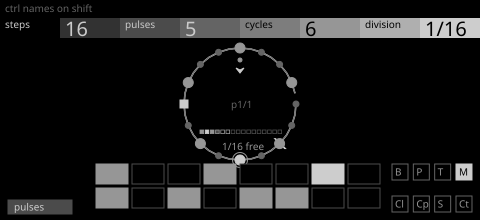
#> input picture screens/loom/maps/m1.png, 480 x 220 px
$ python pages.py
#> lines starting #> are read from the running program, lines starting #| are printed output that depends on the picture
#!/usr/bin/env python3
"""Loom's four pages, mapped from Brian's spec (the four-page screen spec, Nov 2 2026).

Each page is drawn at its resting pose, 480 × 220, at the positions and sizes the spec gives, with plausible state
so every element shows. This is a layout map, not finished artwork: it checks that the parts fit, counts outlines,
nodes and text slots per page against the spec's own limits, and shows where the spec contradicts itself.

Grey only (Brian, Nov 2): no hue anywhere. Every role the spec gave a colour is carried by a shape or a word instead;
map.md has the table.

    python3 pages.py            → maps/m1..m4.svg/.png (1:1), maps/m1..m4-map.png (2×, numbered), maps/pages.png
"""
from __future__ import annotations

import math
import subprocess
from pathlib import Path

from PIL import Image, ImageDraw

HERE = Path(__file__).resolve().parent
OUT = HERE / "maps"
FONT = 'font-family="UniversNextPro-Light"'


def f(v):
    s = f"{v:.2f}".rstrip("0").rstrip(".")
    return "0" if s in ("-0", "") else s


def G(v):
    return f"#{v:02X}{v:02X}{v:02X}"


K0, K1, K2, K3, K4 = G(0x32), G(0x4B), G(0x64), G(0x96), G(0xCD)        # black is #000000; four greys + white


class Page:
    """collects parts and counts them the way the spec does: outlines (animated, ≤ 4), nodes (≤ 512), texts (≤ 16 free)"""

    def __init__(self, name):
        self.name, self.svg, self.outlines, self.nodes, self.texts, self.marks = name, [], 0, 0, 0, []

    def path(self, pts, stroke, w=1.0, fill="none", close=True, kind="node"):
        d = "M" + " L".join(f"{f(x)},{f(y)}" for x, y in pts) + (" Z" if close else "")
        self.svg.append(f'<path d="{d}" fill="{fill}" stroke="{stroke}" stroke-width="{f(w)}"/>')
        if kind == "outline":
            self.outlines += 1
        elif kind == "node":
            self.nodes += 1

    def circle(self, x, y, r, stroke, fill="none", w=1.0):
        self.svg.append(f'<circle cx="{f(x)}" cy="{f(y)}" r="{f(r)}" fill="{fill}" stroke="{stroke}" stroke-width="{f(w)}"/>')
        self.nodes += 1

    def rect(self, x, y, w, h, stroke, fill="none", sw=1.0, kind="node"):
        self.path([(x, y), (x + w, y), (x + w, y + h), (x, y + h)], stroke, sw, fill, kind=kind)

    def text(self, x, y, s, size=10, fill=K4, slot=True):
        self.svg.append(f'<text transform="matrix(1 0 0 1 {f(x)} {f(y)})" fill="{fill}" {FONT} font-size="{size}px">{s}</text>')
        if slot:
            self.texts += 1

    def mark(self, n, x, y, label):
        """a numbered callout for the 2× map (not part of the artwork)"""
        self.marks.append((n, x, y, label))


def ring_pts(cx, cy, r, n=64, a0=0.0, a1=2 * math.pi):
    return [(cx + r * math.cos(a0 + (a1 - a0) * k / n), cy + r * math.sin(a0 + (a1 - a0) * k / n)) for k in range(n)]


def ribbon(pts, half=0.5):
    """a line as a thin closed ribbon: out one edge, back a little away (the device draws open lines as streaks)"""
    out, back = [], []
    for i, (x, y) in enumerate(pts):
        x2, y2 = pts[min(i + 1, len(pts) - 1)]
        x1, y1 = pts[max(i - 1, 0)]
        dx, dy = x2 - x1, y2 - y1
        L = math.hypot(dx, dy) or 1
        nx, ny = -dy / L * half, dx / L * half
        out.append((x + nx, y + ny))
        back.append((x - nx, y - ny))
    return out + back[::-1]


# ---- shared on every page ----------------------------------------------------------------------------------------------
TITLES = {"m1": ("steps", "pulses", "cycles", "division"), "m2": ("repeats", "time", "voicing", "range"),
          "m3": ("velocity", "sustain", "accent", "timing"), "m4": ("pitch", "scale", "channel", "random")}
VALUES = {"m1": ("16", "5", "6", "1/16"), "m2": ("4", "1/32", "climb", "sine"), "m3": ("96", "1/2", "agogo", "58%"),
          "m4": ("F#", "major", "ch 3", "25%")}


def header(pg, page):
    """the SDK's two-page header, y 0–38 (supplied by the SDK; drawn here only so the page reads)"""
#> called with page = 'm1'
    steps = [0x00, 0x32, 0x4B, 0x64, 0x7D, 0x96, 0xAF, 0xCD]
    for i, g in enumerate(steps):
        pg.svg.append(f'<rect x="{60 * i}" y="18" width="60" height="20" fill="{G(g)}" stroke="none"/>')
    for col, (t, v) in enumerate(zip(TITLES[page], VALUES[page])):
        light = "#CBCBCB" if col < 2 else "#000000"
        pg.text(5 + 120 * col, 28, t, 10, light, slot=False)
        pg.text(65 + 120 * col, 36, v, 20 if len(v) <= 4 else 13, light, slot=False)
    pg.text(5, 12, "ctrl names on shift", 10, K2, slot=False)
    pg.mark(0, 240, 9, "SDK two-page header, y 0–38 (16 of the 32 text slots)")


def badge(pg, mode="pulses"):
    pg.rect(8, 200, 64, 14, K1, K1, 1.0)
    pg.text(14, 210.5, mode, 10, K4)
    pg.mark(90, 40, 207, "pad-mode badge")


STRIP_X, STRIP_Y, CW, CH, GAP = 96.0, 164.0, 32.0, 20.0, 4.0


def strip(pg, cells, lit=(), hollow=(), half=(), texts=False):
    """the 16-cell strip (2 × 8), at rest showing the mode's 16 steps; with texts it's the key view overlay"""
    for i in range(16):
        r, c = divmod(i, 8)
        x, y = STRIP_X + c * (CW + GAP), STRIP_Y + r * (CH + GAP)
        on = cells[i] if cells else False
        fill = K4 if i in lit else (K3 if on else "#000000")
        stroke = K4 if i in lit else (K3 if on else K1)
        pg.rect(x, y, CW, CH, stroke, fill, 1.0)
        if i in half:
            pg.rect(x, y + CH / 2, CW, CH / 2, K3, K3, 0.5)
        if texts:
            pg.text(x + 4, y + 14, str(i + 1), 10, "#000000" if i in lit else K3)
    pg.mark(91, 240, 186, "16-cell strip / key view overlay (2 × 8, 32 × 20)")


MODE_KEYS = ["B", "P", "T", "M", "Cl", "Cp", "S", "Ct"]


def mode_keys(pg, lit=()):
    for i, lab in enumerate(MODE_KEYS):
        r, c = divmod(i, 4)
        x, y = 392 + c * 21.33, 164 + r * 32
        on = i in lit
        pg.rect(x, y, 16, 16, K4 if on else K2, K4 if on else "#000000", 1.0)
        pg.text(x + 3, y + 11.5, lab, 10, "#000000" if on else K3)
    pg.mark(92, 432, 156, "mode keys (2 × 4, 16 × 16)")


# ---- M1 shape: the step ring -------------------------------------------------------------------------------------------
STEPS = 16
EUCLID = {0, 3, 6, 10, 13}
MANUAL = {8}
RETRIG = {12}
HEAD = 6


def m1():
    pg = Page("m1")
    header(pg, "m1")
    cx, cy, r = 240.0, 104.0, 56.0
    pg.path(ring_pts(cx, cy, r + 0.5, 32) + ring_pts(cx, cy, r - 0.5, 32)[::-1], K4, 0.6, kind="outline")   # 32 + 32 = 64
    pg.mark(1, cx + r + 4, cy - 30, "ring · outline 0 (64 pts, ribbon)")
    a = -math.pi / 2 + 2 * math.pi * HEAD / STEPS
    pg.path([(cx + (r - 7) * math.cos(a), cy + (r - 7) * math.sin(a)), (cx + (r + 7) * math.cos(a), cy + (r + 7) * math.sin(a)),
             (cx + (r + 7) * math.cos(a) + 1, cy + (r + 7) * math.sin(a)), (cx + (r - 7) * math.cos(a) + 1, cy + (r - 7) * math.sin(a))],
            K4, 1.0, K4, kind="outline")
    pg.mark(2, cx + (r + 12) * math.cos(a), cy + (r + 12) * math.sin(a), "playhead · outline 1 (advisory)")
    for s in range(STEPS):
        a = -math.pi / 2 + 2 * math.pi * s / STEPS
        x, y = cx + r * math.cos(a), cy + r * math.sin(a)
        if s in RETRIG:
            pg.rect(x - 4, y - 4, 8, 8, K4, K4)
        elif s in MANUAL:
            pg.circle(x, y, 5, K4, K4)
            pg.nodes -= 1
        elif s in EUCLID:
            pg.circle(x, y, 5, K3, K3)
        else:
            pg.circle(x, y, 3, K2, K2)
    pg.circle(cx + r * math.cos(-math.pi / 2 + 2 * math.pi * 8 / 16), cy + r * math.sin(-math.pi / 2 + 2 * math.pi * 8 / 16), 7.5, K3, "none")  # manual's ring (shares the node)
    pg.nodes -= 1
    pg.mark(3, cx + r + 10, cy + 10, "16 step nodes: silent 3 px · Euclid 5 px · manual 5 px + ring · retrig square")
    sa = -math.pi / 2
    pg.circle(cx + (r - 12) * math.cos(sa), cy + (r - 12) * math.sin(sa), 2, K3, K3)
    pg.mark(4, cx + 6, cy - r + 14, "rotation source dot")
    pg.path([(cx - 4, cy - r + 20), (cx, cy - r + 25), (cx + 4, cy - r + 20), (cx, cy - r + 22)], K4, 1.0, K4)
    pg.mark(5, cx - 22, cy - r + 24, "start chevron")
    pg.text(cx - 18, 150, "1/16 free", 10, K3)                       # the word, not a colour, says free-running
    pg.mark(6, cx + 14, 147, "division text (240, 150)")
    for i in range(16):                                                # cycles: 16 tiny squares, y 132
        x = cx - 40 + i * 5.2
        fill = K4 if i == 1 else (K1 if i == 3 else (K3 if i < 6 else "none"))
        stroke = K4 if i == 1 else (K3 if i in (4, 5) else (K1 if i >= 6 else K3))
        pg.rect(x, 130, 3.6, 3.6, stroke, fill if i not in (4, 5) else "none", 0.8)
    pg.mark(7, cx - 46, 132, "16 cycle squares (y 132): lit · current · muted · looped hollow")
    pg.text(cx - 9, cy + 4, "p1/1", 10, K2)
    pg.mark(8, cx, cy + 4, "page text p2/4 (steps > 16)")
    badge(pg)
    strip(pg, [s in EUCLID | MANUAL | RETRIG for s in range(16)], lit={HEAD})
    mode_keys(pg, lit={3})
    return pg


# ---- M2 shape: repeats and phrase ---------------------------------------------------------------------------------------
def m2():
    pg = Page("m2")
    header(pg, "m2")
    pg.rect(16, 44, 216, 112, K1, "none", 0.6, kind="guide")
    pg.rect(248, 44, 216, 112, K1, "none", 0.6, kind="guide")
    # the repeat ladder: the pulse + 4 repeats accelerating, heights by velocity ramp
    x, gap, base = 40.0, 40.0, 128.0
    for i, vel in enumerate([1.0, 0.82, 0.68, 0.56, 0.46]):
        h = 70 * vel
        pg.rect(x - 3, base - h, 6, h, K4 if i == 0 else K2, K4 if i == 0 else K2)
        x += gap
        gap *= 0.78
    pg.path(ribbon([(37, base + 4), (37 + 40, base + 4)], 0.5), K3, 0.6, kind="outline")
    pg.mark(10, 120, 60, "repeat ladder: ≤ 16 bars, x by time, height by velocity; first = the pulse")
    pg.mark(11, 60, base + 10, "one-step baseline · outline 0")
    pg.text(124, 150, "choke", 10, K3)
    pg.mark(12, 150, 147, "choke / tail text")
    # phrase window: a sine ribbon across 216 px needs more than one outline (reach ±64)
    pts = [(256 + k * 200 / 47, 100 - 30 * math.sin(2 * math.pi * k / 47)) for k in range(48)]
    halves = [pts[:25], pts[23:]]
    for hp in halves:
        pg.path(ribbon(hp, 0.6), K3, 0.6, kind="outline")
    pg.mark(13, 356, 64, "phrase ribbon: outlines 1 + 2 (216 px > the ±64 reach)")
    for i, dy in enumerate([-14, -6, 2, 10]):                          # voicing dashes at the window's left edge
        pg.rect(252, 100 + dy, 10, 2, K4 if i == 0 else K2, K4 if i == 0 else K2)
    pg.mark(14, 266, 112, "voicing: ≤ 8 dashes, first brightest")
    pg.text(356, 52, "climb poly", 10, K3)
    pg.path([(452, 58), (456, 50), (460, 58)], K4, 1.0, K4)
    pg.mark(15, 430, 52, "style text · direction triangle")
    pg.text(356, 150, "×2 · 2 bars", 10, K3)
    pg.mark(16, 410, 147, "phrase speed text")
    badge(pg)
    strip(pg, [True] * 5 + [False] * 11, lit={0}, texts=False)
    mode_keys(pg)
    return pg


# ---- M3 groove: velocity bars -------------------------------------------------------------------------------------------
def m3():
    pg = Page("m3")
    header(pg, "m3")
    vel = [110, 0, 64, 80, 0, 96, 50, 0, 120, 70, 0, 88, 60, 0, 100, 76]
    sus = [0.5, 0, 0.3, 0.5, 0, 0.8, 0.3, 0, 0.5, 0.4, 0, 0.6, 0.3, 0, 0.9, 0.5]
    accent = {0, 8, 14}
    prob = {6, 12}
    x0, dx, base = 24.0, 27.0, 140.0
    # baseline across 432 px: as static nodes (an outline can't reach it)
    pg.rect(x0, base, 432, 1, K2, K2, 0.5)
    pg.mark(20, 30, base + 6, "baseline: 432 px, needs 4 outlines or one static node")
    tmpl = [(x0 + k * 432 / 63, 92 - 30 * math.sin(2 * math.pi * k / 21)) for k in range(64)]
    pg.path(ribbon(tmpl[:22], 0.5), K1, 0.5, kind="outline")
    pg.path(ribbon(tmpl[21:43], 0.5), K1, 0.5, kind="outline")
    pg.path(ribbon(tmpl[42:], 0.5), K1, 0.5, kind="outline")
    pg.mark(21, 240, 58, "groove template curve: 432 px = 3–4 outlines")
    for s in range(16):
        x = x0 + 8 + s * dx + (3 if s % 2 else 0)                     # swing pushes even pulses
        if vel[s] == 0:
            pg.rect(x, base - 2, 1, 4, K1, K1, 0.5)
            continue
        h = 4 + (vel[s] - 1) / 126 * 92
        w = max(3, 22 * sus[s])
        if s in prob:
            pg.rect(x, base - h, w, h, K4, "none", 1.0)
            pg.rect(x, base - h * 0.5, w, h * 0.5, K3, K3, 0.5)
        else:
            pg.rect(x, base - h, w, h, K4 if s in accent else K3, K4 if s in accent else K3, 0.5)
        if s in accent:
            pg.rect(x, base - h - 4, w, 2, K4, K4, 0.5)
    pg.mark(22, 120, 50, "16 pulse bars: height velocity, width sustain")
    pg.mark(23, 250, 40, "accent: brightest + 2 px cap · probability: hollow, filled by chance")
    pg.text(240, 150, "swing 58%", 10, K3)
    pg.mark(24, 290, 147, "swing text; even pulses offset")
    pg.path([(30, 154), (44, 154), (44, 151), (50, 155), (44, 159), (44, 156), (30, 156)], K3, 0.8, K3)
    pg.text(54, 158, "−1/8", 10, K3)
    pg.mark(25, 40, 162, "track delay arrow + text")
    pg.text(440, 52, "len ∞", 10, K3)
    pg.mark(26, 450, 55, "length text")
    badge(pg)
    strip(pg, [v > 0 for v in vel], lit={5})
    mode_keys(pg)
    return pg


# ---- M4 tonal + setup: keyboard strip and routing -----------------------------------------------------------------------
WHITE = [0, 2, 4, 5, 7, 9, 11]
BLACK_LEFT = {1: 1, 3: 2, 6: 4, 8: 5, 10: 6}


def m4():
    pg = Page("m4")
    header(pg, "m4")
    root, scale = 6, {0, 2, 4, 5, 7, 9, 11}                             # F# major
    harmony = {10, 13, 17}
    played = {13}
    kx, ky = 16.0, 52.0
    for black in (False, True):
        for n in range(24):
            o, pc = divmod(n, 12)
            if (pc in BLACK_LEFT) != black:
                continue
            rel = (n - root) % 12
            in_scale = rel in scale
            if black:
                x = kx + (o * 7 + BLACK_LEFT[pc]) * 10 - 3
                w, h = 6, 27
            else:
                x = kx + (o * 7 + WHITE.index(pc)) * 10
                w, h = 10, 44
            if n == root:
                fill = K4
            elif n in played:
                fill = K4
            elif n in harmony:
                fill = K3
            else:
                fill = (K2 if in_scale else K1) if not black else (K1 if in_scale else "#000000")
            pg.rect(x, ky, w, h, K2, fill, 0.6)
    pg.mark(30, 90, 46, "24 keys, white 10 × 44 / black 6 × 27: 2 octaves = 140 px wide, not 280")
    pg.path(ribbon([(kx + 42, ky + 50), (kx + 112, ky + 50)], 0.5), K3, 0.6, kind="outline")
    pg.mark(31, kx + 120, ky + 50, "octave bracket · outline 0")
    pg.text(156, 52, "major", 10, K3)
    pg.text(156, 150, "F#  +3", 10, K4)
    pg.mark(32, 196, 150, "scale name · root name + harmony count")
    for i in range(8):                                                 # target tracks
        r, c = divmod(i, 4)
        x, y = 320 + c * 20, 52 + r * 20
        sel = i in (2, 4)
        own = i == 0
        pg.rect(x, y, 16, 16, K4 if sel else K2, K3 if sel else "#000000", 1.0 if not own else 1.6)
        pg.text(x + 5, y + 12, str(i + 1), 10, "#000000" if sel else K3)
    pg.mark(33, 404, 62, "8 target squares (1 hollow = own)")
    pg.text(306, 64, "trk", 10, K2)
    for i in range(16):                                                # MIDI channels: circles, so they never read as tracks
        r, c = divmod(i, 8)
        x, y = 326 + c * 16, 106 + r * 16
        pg.circle(x, y, 5.5, K4 if i == 2 else K2, K3 if i == 2 else "#000000", 1.0)
    pg.text(306, 110, "ch", 10, K2)
    pg.mark(34, 456, 106, "16 channel circles (word 'ch'; tracks are squares, word 'trk')")
    rnd = [(316 + k * 144 / 47, 140 + 4 * math.sin(k * 2.7) * math.cos(k * 1.3)) for k in range(48)]
    pg.path(ribbon(rnd[:25], 0.5), K3, 0.6, kind="outline")
    pg.path(ribbon(rnd[24:], 0.5), K3, 0.6, kind="outline")
    pg.text(388, 156, "rnd 25% bar", 10, K3)
    pg.mark(35, 330, 150, "random ribbon: 152 px = 2 outlines")
    badge(pg, "keys")
    strip(pg, [True] * 16, lit={0})
    mode_keys(pg)
    return pg


# ---- render ------------------------------------------------------------------------------------------------------------
def render(pg):
    svg = "\n".join(['<svg xmlns="http://www.w3.org/2000/svg" width="480" height="220" viewBox="0 0 480 220">',
                     '<rect x="0" y="0" width="480" height="220" fill="#000000" stroke="none"/>'] + pg.svg + ["</svg>"])
    (OUT / f"{pg.name}.svg").write_text(svg)
    png = OUT / f"{pg.name}.png"
    subprocess.run(["rsvg-convert", "-w", "480", "-h", "220", str(OUT / f"{pg.name}.svg"), "-o", str(png)], check=True)
    big = Image.open(png).convert("RGB").resize((960, 440), Image.NEAREST)
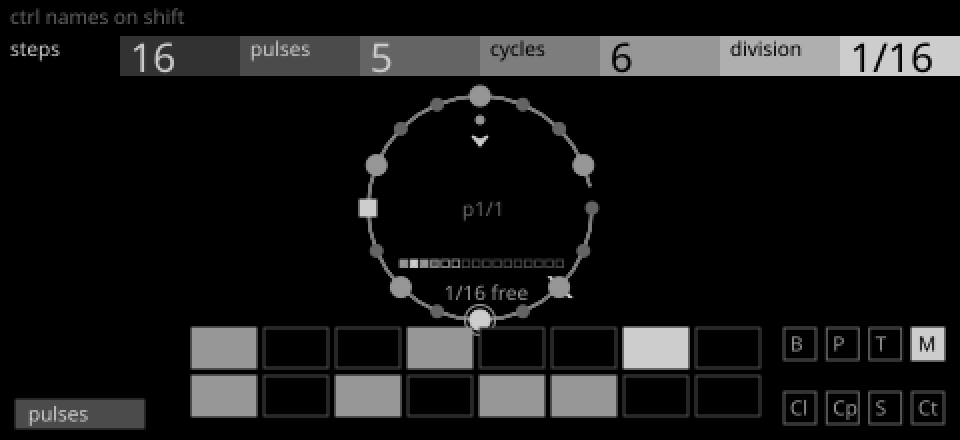
#> big: PIL image 960x440 RGB; min 0, max 205, mean 22.1
    d = ImageDraw.Draw(big)
    for n, x, y, _ in pg.marks:                                        # numbered callouts
        X, Y = 2 * x, 2 * y
        d.ellipse((X - 9, Y - 9, X + 9, Y + 9), fill="#FFFFFF", outline="#000000")
        d.text((X - (6 if n >= 10 else 3), Y - 6), str(n), fill="#000000")
    big.save(OUT / f"{pg.name}-map.png")
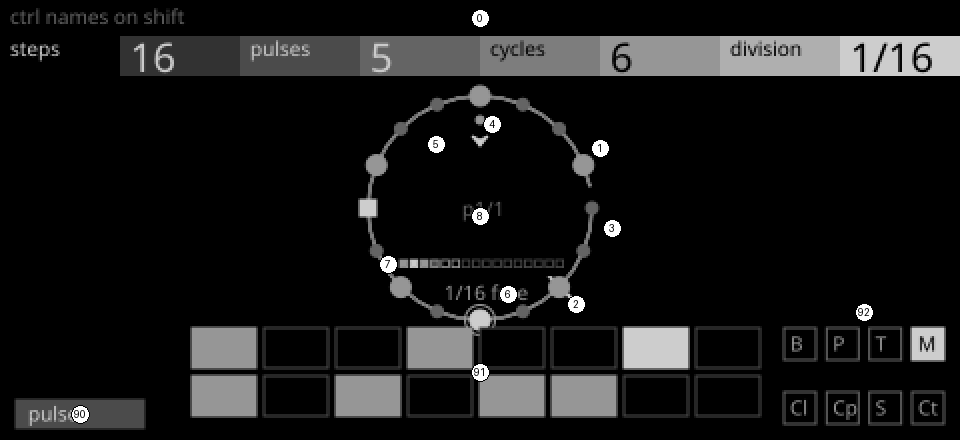
#> saved as m1-map.png: PIL image 960x440 RGB; min 0, max 255, mean 23.4
    return png


def main():
    OUT.mkdir(exist_ok=True)
    pages = [m1(), m2(), m3(), m4()]
    ims = []
    for pg in pages:
        render(pg)
        ims.append(Image.open(OUT / f"{pg.name}-map.png"))
        print(f"{pg.name}: outlines {pg.outlines}/4 · nodes {pg.nodes} (+ header, palette donors) · texts {pg.texts}/16 free")
#> pass 2 of the loop in main, `for pg in pages:`:
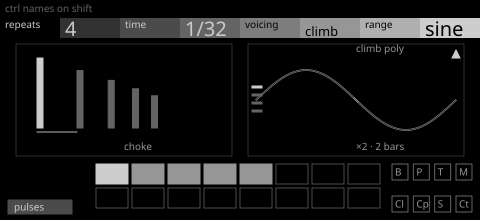
#> input picture screens/loom/maps/m2.png, 480 x 220 px
#> in render (call 2), `big = Image.open(png).convert("RGB").resize((960, 440), Image.NEAREST)`:
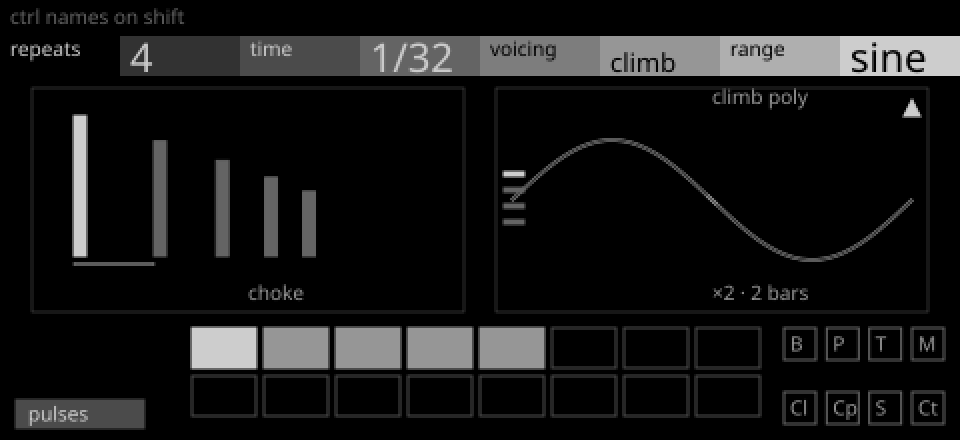
#> big: PIL image 960x440 RGB; min 0, max 205, mean 21.3
#> in render (call 2), `big.save(OUT / f"{pg.name}-map.png")`:
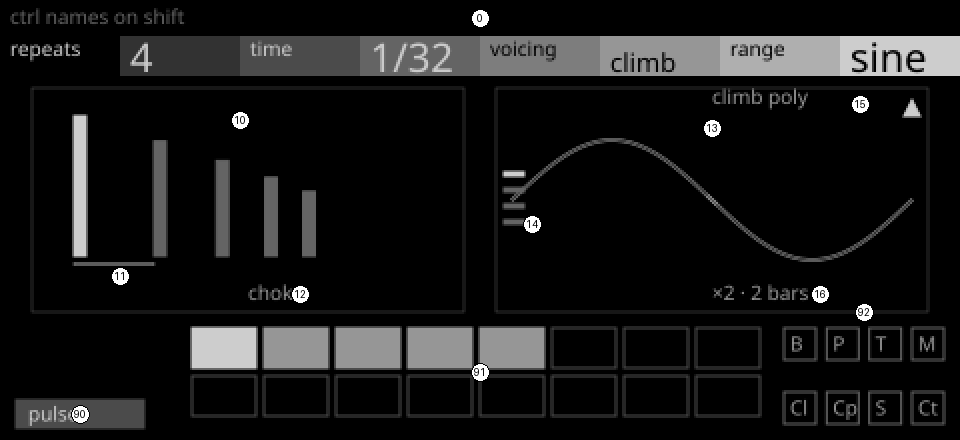
#> saved as m2-map.png: PIL image 960x440 RGB; min 0, max 255, mean 22.5
#> pass 3 of the loop in main, `for pg in pages:`:
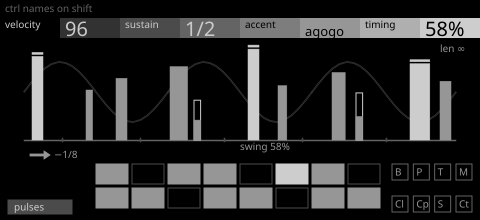
#> input picture screens/loom/maps/m3.png, 480 x 220 px
#> in render (call 3), `big = Image.open(png).convert("RGB").resize((960, 440), Image.NEAREST)`:
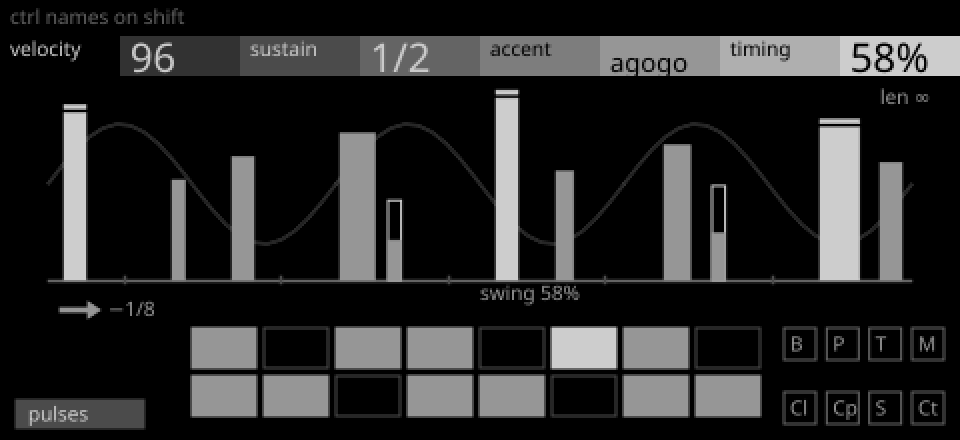
#> big: PIL image 960x440 RGB; min 0, max 205, mean 38.5
#> in render (call 3), `big.save(OUT / f"{pg.name}-map.png")`:
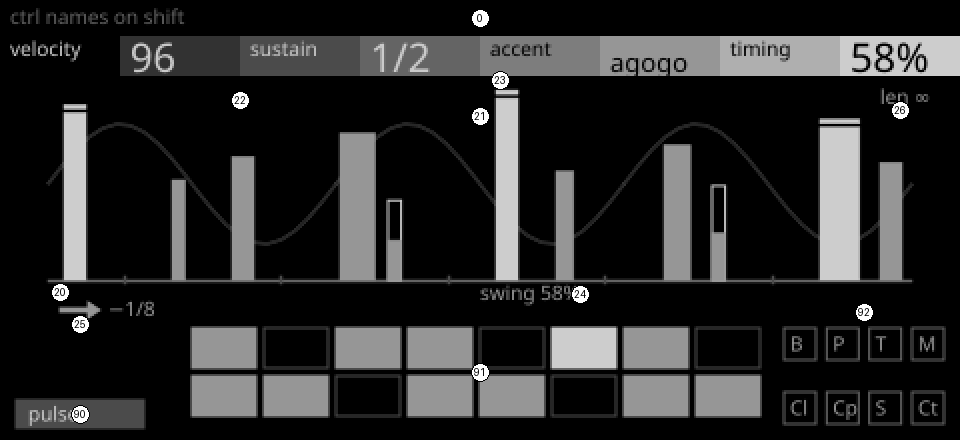
#> saved as m3-map.png: PIL image 960x440 RGB; min 0, max 255, mean 39.7
#> the loop made 4 passes; the first 3 are shown
    sheet = Image.new("RGB", (960, 4 * 450), "#1A1A1A")
#> sheet: PIL image 960x1800 RGB; every value is 26
    for k, im in enumerate(ims):
        sheet.paste(im, (0, k * 450))
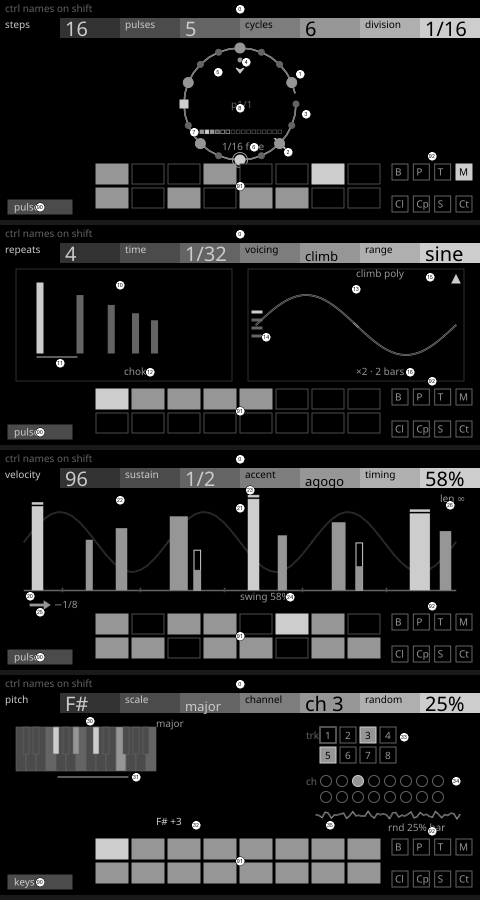
#> sheet: PIL image 960x1800 RGB (shown at 1/2 size); min 0, max 255, mean 30.5
    sheet.save(OUT / "pages.png")


if __name__ == "__main__":
    main()
